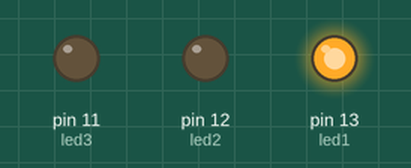
Recording of a sketch running on a simulated Arduino Uno, built with avr-gcc and run on an emulated ATmega328P. On the bench: output pins drawn as LEDs (lit = HIGH).

Above: at 0.2 s.
At 1.2 s:
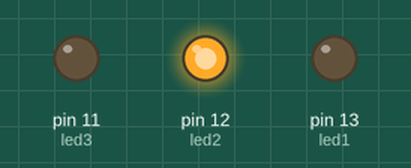
At 2.2 s:
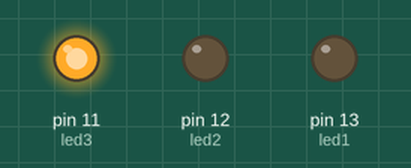
At 5.7 s:
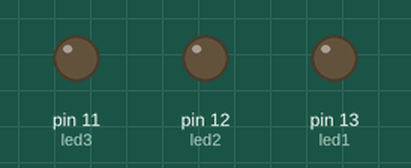
Timing chart, 0 to 6.9 s (numbered marks = the images above):
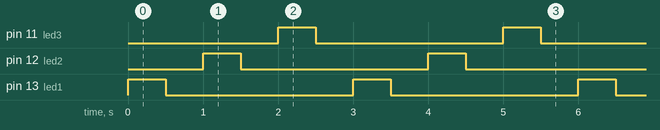

Measured:
- by itself, pin 11 (led3), pin 12 (led2), pin 13 (led1): alternates HIGH for 0.50 s and LOW for 2.5 s
- by itself, everything shown: repeats every 3.0 s, in 6 steps

The sketch:

led-on-off.ino
```cpp
int led1 = 13, led2 = 12, led3 = 11;

void setup()
{
  pinMode (led1, OUTPUT);
  pinMode (led2, OUTPUT);
  pinMode (led3, OUTPUT);
}

void loop()
{
  digitalWrite (led1, HIGH);
  delay (500);
  digitalWrite (led1, LOW);
  delay (500);
  digitalWrite (led2, HIGH);
  delay (500);
  digitalWrite (led2, LOW);
  delay (500);
  digitalWrite (led3, HIGH);
  delay (500);
  digitalWrite (led3, LOW);
  delay (500);
}
```
